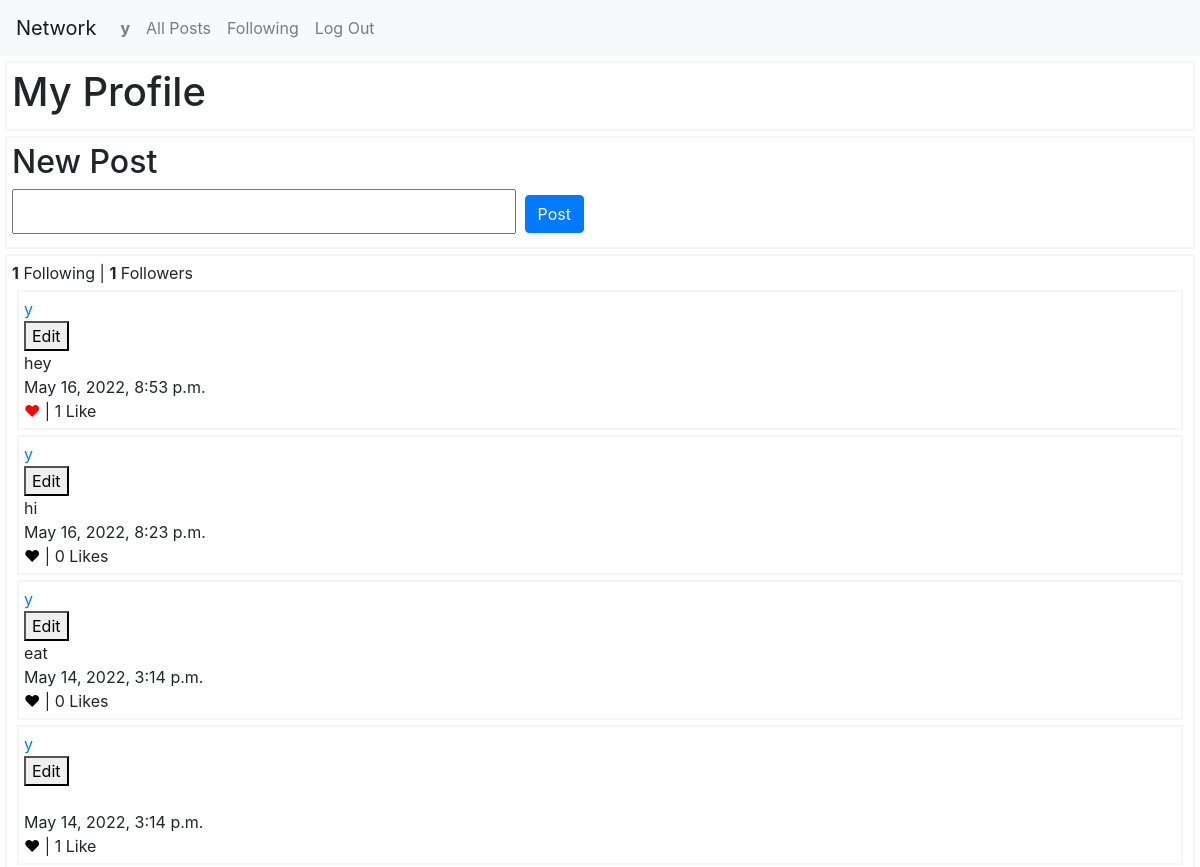
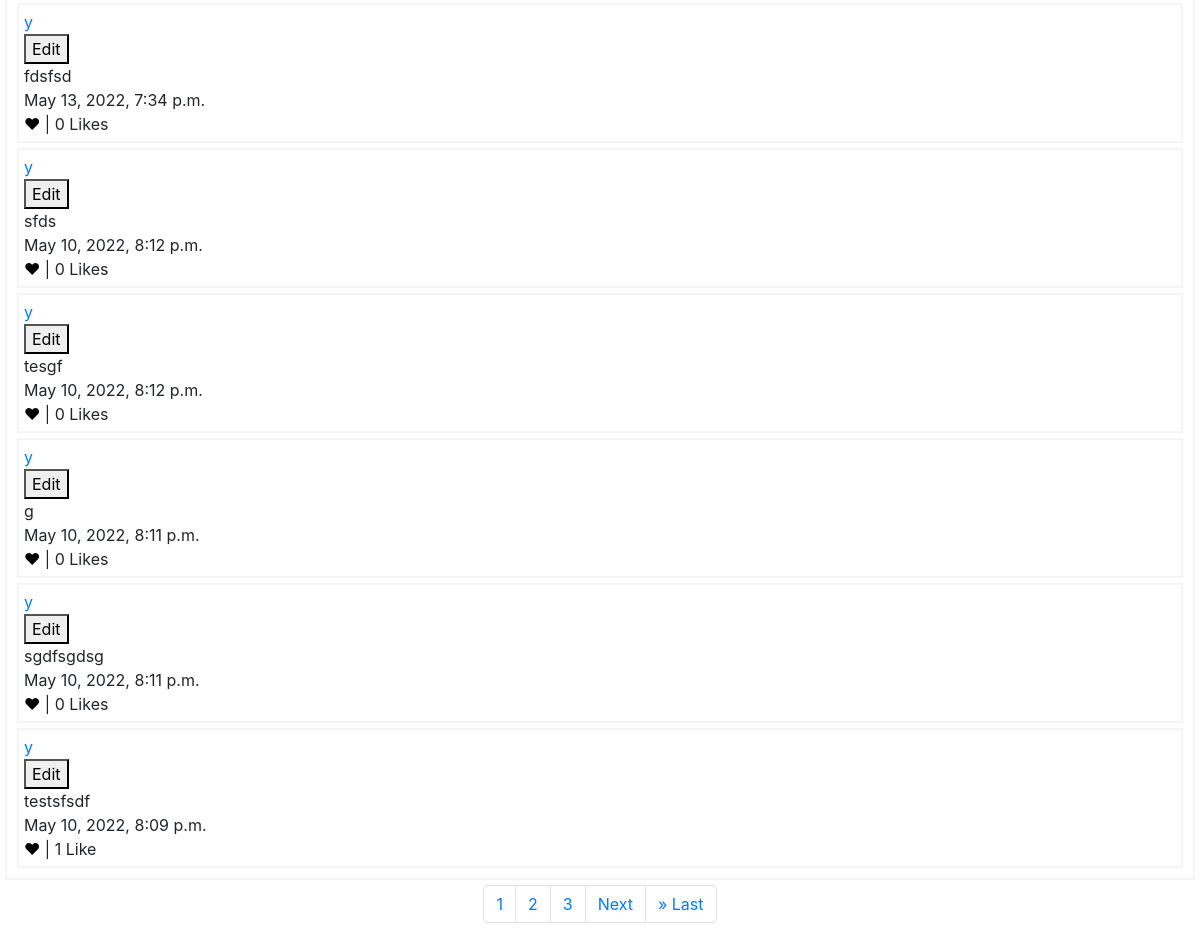
The app's page /user/2 (signed in) with its own data (2 pictures, top to bottom).
### network/models.py (models this page shows)
class User(AbstractUser):
    pass

class Posts(models.Model):
    content = models.TextField(max_length=280)
    user = models.ForeignKey(
        "User", on_delete=models.CASCADE, related_name="Posts")
    timestamp = models.DateTimeField(auto_now_add=True)
    likes = models.IntegerField()

### network/views.py (the view)
# urls.py: path("user/<int:user>", views.user_details, name="user_details"),
def user_details(request, user):
    user_details = User.objects.filter(id=user)[0]
    username = user_details.username
    page = request.GET.get('page')
    all_posts = Posts.objects.filter(
        user=user).order_by('-timestamp')
    pag_posts = Paginator(all_posts, 10)
    posts = pag_posts.get_page(page)
    followers = Following.objects.filter(user=user).count()
    following = Following.objects.filter(follower=username).count()
    try:
        follows = Following.objects.filter(
            user=user, follower=request.user)[0].user
    except IndexError:
        follows = False
    if request.user.is_authenticated == False:
        likes = Likes.objects.filter(user=None)
    else:
        likes = Likes.objects.filter(user=request.user)
    user_likes = []
    for post in all_posts:
        for like in likes:
            if post.id == like.post.id:
                user_likes.append(post)
    return render(request, "network/user.html", {
        'posts': posts,
        'user_likes': user_likes,
        'likes': likes,
        "users_page": user_details,
        'follows': follows,
        "followers": followers,
        "following": following})

### network/templates/network/user.html (shortened to what this page needs)
{% extends "network/layout.html" %}
{% load static %}
{% block body %}
<div class="user-posts" id="user-profile-title">
    {%if users_page.id == request.user.id%}
    <h1> My Profile <h1>
            {%else%}
            <h1> {{users_page.username}} Profile <h1>
                    {% endif %}
</div>
{%if users_page.id == request.user.id%}
<div id='new-post-form'>
    <h2> New Post <h2>
            <form id="post-form" action="{% url 'create' %}" method="POST">
                <input id="form-input" name='form_input'>
                <input id='submit-button' type="submit" class="btn btn-primary" value="Post" />
            </form>
</div>
{%endif%}
<div class="user-posts" id="user-profile">
    <strong>{{following}}</strong> Following | <strong>{{followers}}</strong> Followers<br>
    {% for post in posts%}
    <div class="user-posts" id="{{post.id}}">
        <a href="{% url 'user_details' post.user.id %}">{{post.user}}</a><br>
        {% if post.user == request.user %}
        <button data-update="update-{{post.id}}" type="button"
            onclick="updatePost(this.update, {{post.id}})">Edit</button>
        {% endif %}
        <br>
        <span id="{{post.id}}-content">{{post.content}}</span> <br>
        {{post.timestamp}}<br>
        <div class='btn-liked-unliked'>
            {%if post in user_likes%}
            <span id="btn-liked-{{post}}" onclick="likeUnlike(this.id, {{post.id}})" style="color:red;">&hearts;</span>
            |
            {%else%}
            <span id="btn-unliked-{{post}}" onclick="likeUnlike(this.id, {{post.id}})"
                style="color:black;">&hearts;</span> |
            {%endif%}
            {%if post.likes == 1%}
            <span id="like-count-{{post.id}}"> {{post.likes}} Like </span>
            {%else%}
            <span id="like-count-{{post.id}}">{{post.likes}} Likes </span>
            {%endif%}
        </div>
    </div>
    {% endfor %}
</div>
<nav aria-label="..." class="user-post-paginator">
    <ul class="pagination justify-content-center">
        {% for i in posts.paginator.page_range%}
        <li class="page-item"><a class="page-link" href="?page={{i}}">{{i}}</a></li>
        {%endfor%}
        {% if posts.has_next %}
        <li class="page-item"><a class="page-link" href="?page={{posts.next_page_number}}">Next</a></li>
        <li class="page-item"><a class="page-link" href="?page={{posts.paginator.num_pages}}">&raquo; Last</a>
        </li>
        {% endif %}
    </ul>
</nav>
{% endblock %}

### network/templates/network/layout.html (shortened to what this page needs)
{% load static %}
<!DOCTYPE html>
<html lang="en">
<head>
    <link rel="stylesheet" href="https://stackpath.bootstrapcdn.com/bootstrap/4.4.1/css/bootstrap.min.css"
>
    <link href="{% static 'network/styles.css' %}" rel="stylesheet">
</head>
<body>
    <nav class="navbar navbar-expand-lg navbar-light bg-light">
        <a id="network" class="navbar-brand" href="#">Network</a>
        <div>
            <ul class="navbar-nav mr-auto">
                {% if user.is_authenticated %}
                <li class="nav-item">
                    <a id="Username" class="nav-link"
                        href="{% url 'user_details' request.user.id %}">{{ user.username }}</a>
                </li>
                {% endif %}
                <li class="nav-item">
                    <a id="All-posts" class="nav-link" href="{% url 'index' %}">All Posts</a>
                </li>
                {% if user.is_authenticated %}
                <li class="nav-item">
                    <a id="Following" class="nav-link" href="{% url 'following'%}">Following</a>
                </li>
                <li class="nav-item">
                    <a class="nav-link" href="{% url 'logout' %}">Log Out</a>
                </li>
                {% endif %}
            </ul>
        </div>
    </nav>
    <div class="body">
        {% block body %}
        {% endblock %}
    </div>
</body>
</html>

### network/static/network/styles.css (style rules this page uses)
.user-posts { border: 2px solid whitesmoke; padding: 5px; margin: 5px; display: block; }
#new-post-form { border: 2px solid whitesmoke; padding: 5px; margin: 5px; display: block; }

### records on screen
User: username "y"
Posts: user "y", content "hey", timestamp "May 16, 2022, 8:53 p.m.", likes "1"
Posts: user "y", content "hi", timestamp "May 16, 2022, 8:23 p.m.", likes "0"
Posts: user "y", content "eat", timestamp "May 14, 2022, 3:14 p.m.", likes "0"
Posts: user "y", timestamp "May 14, 2022, 3:14 p.m.", likes "1"
Posts: user "y", content "fdsfsd", timestamp "May 13, 2022, 7:34 p.m.", likes "0"
Posts: user "y", content "sfds", timestamp "May 10, 2022, 8:12 p.m.", likes "0"
Posts: user "y", content "tesgf", timestamp "May 10, 2022, 8:12 p.m.", likes "0"
Posts: user "y", content "g", timestamp "May 10, 2022, 8:11 p.m.", likes "0"
Posts: user "y", content "sgdfsgdsg", timestamp "May 10, 2022, 8:11 p.m.", likes "0"
Posts: user "y", content "testsfsdf", timestamp "May 10, 2022, 8:09 p.m.", likes "1"

### other values on screen
{{ following }} "1"
{{ followers }} "1"
{{ i }} "1" "2" "3"
